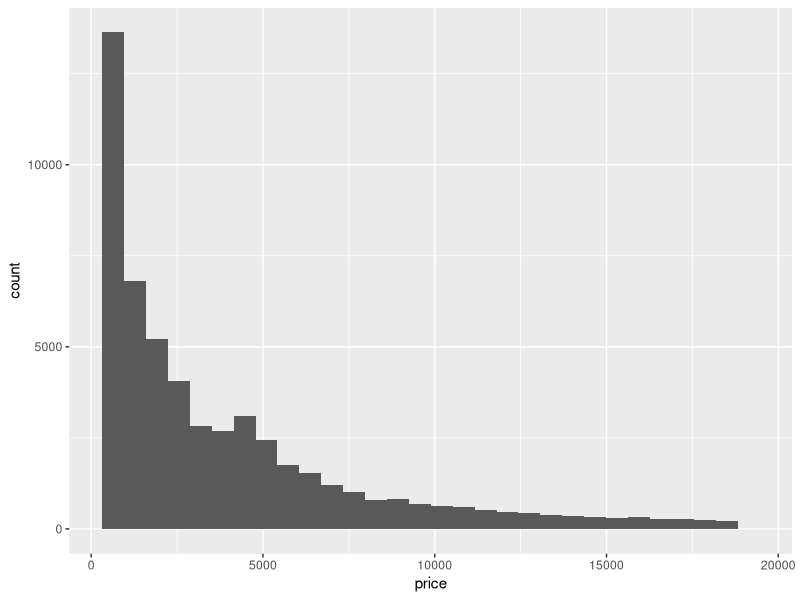
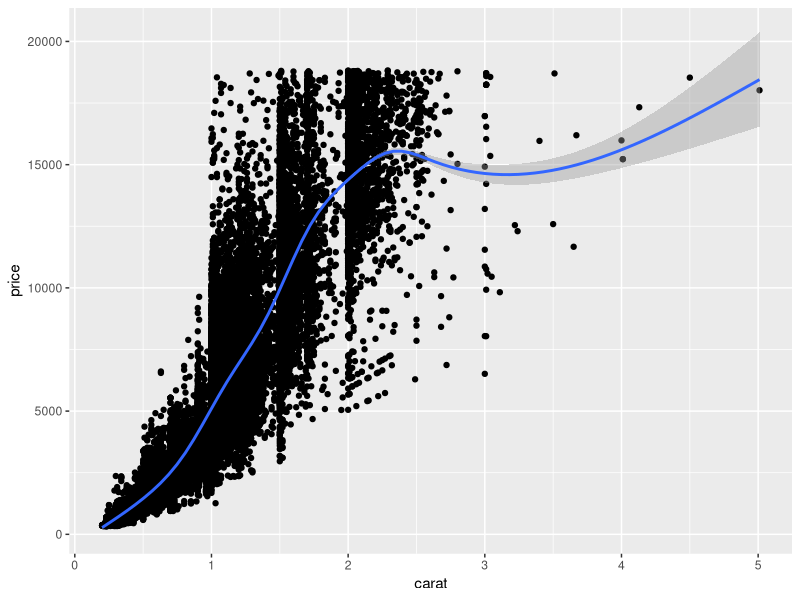
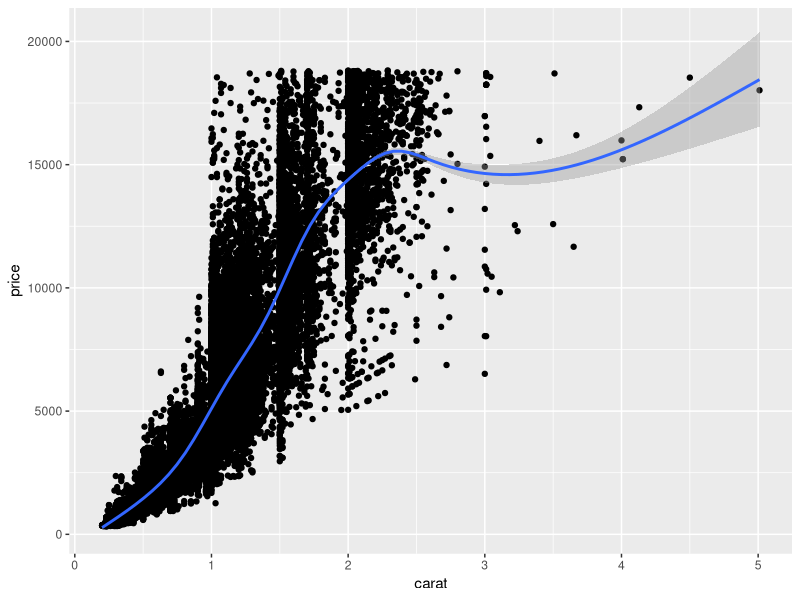
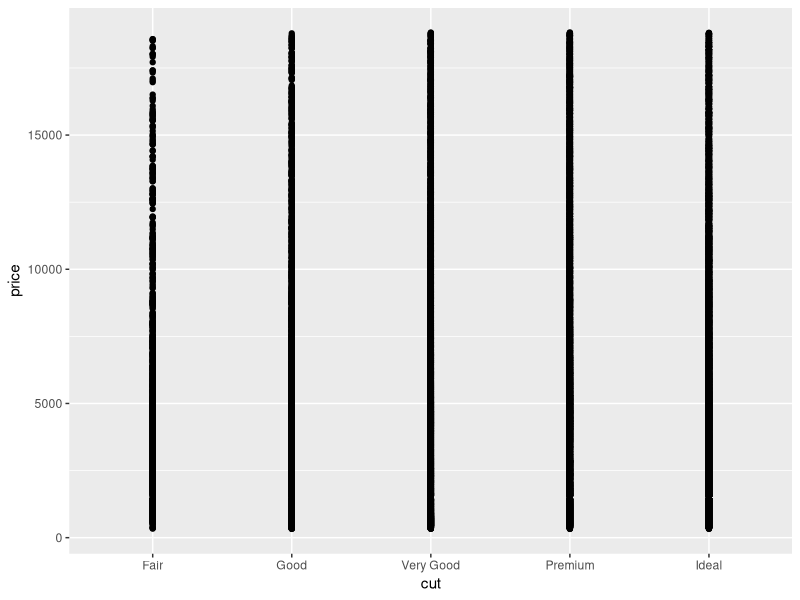
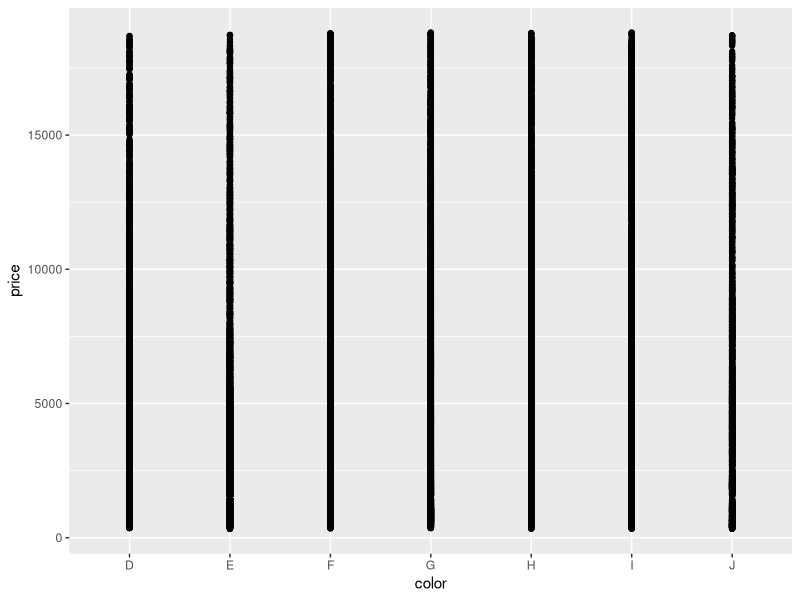
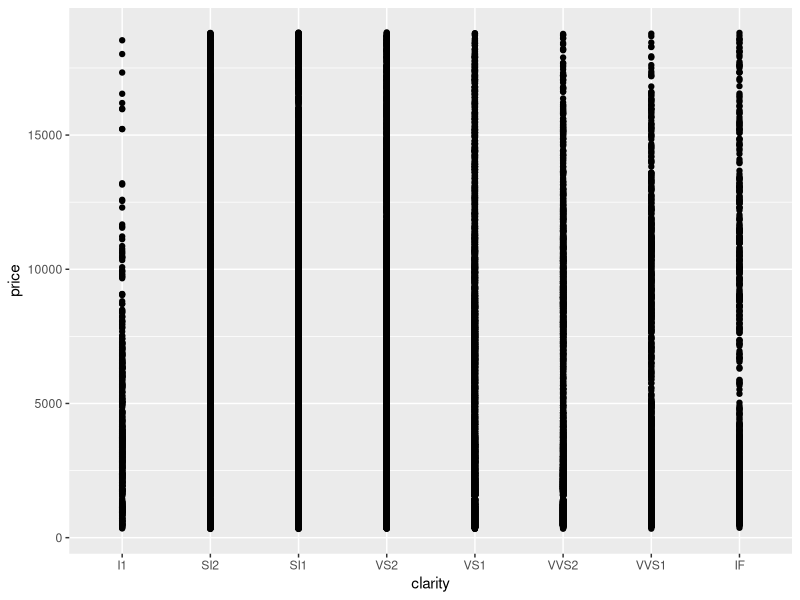
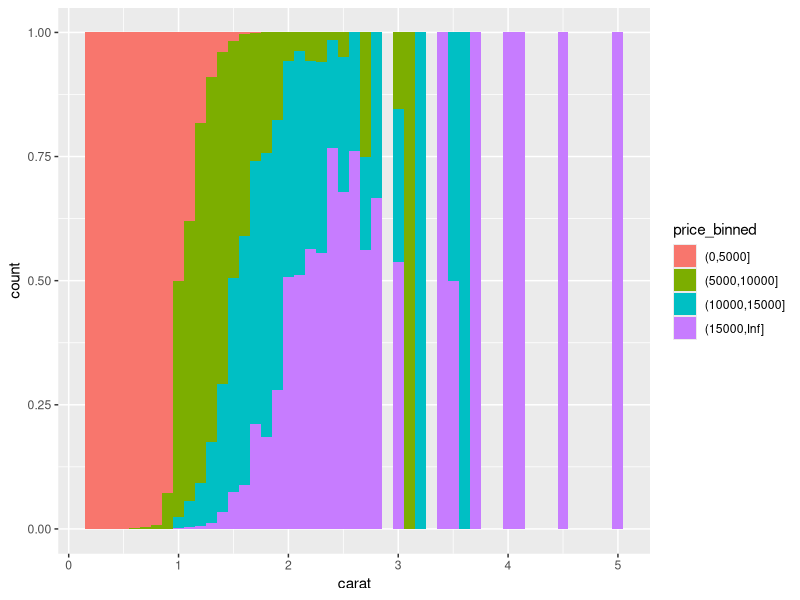
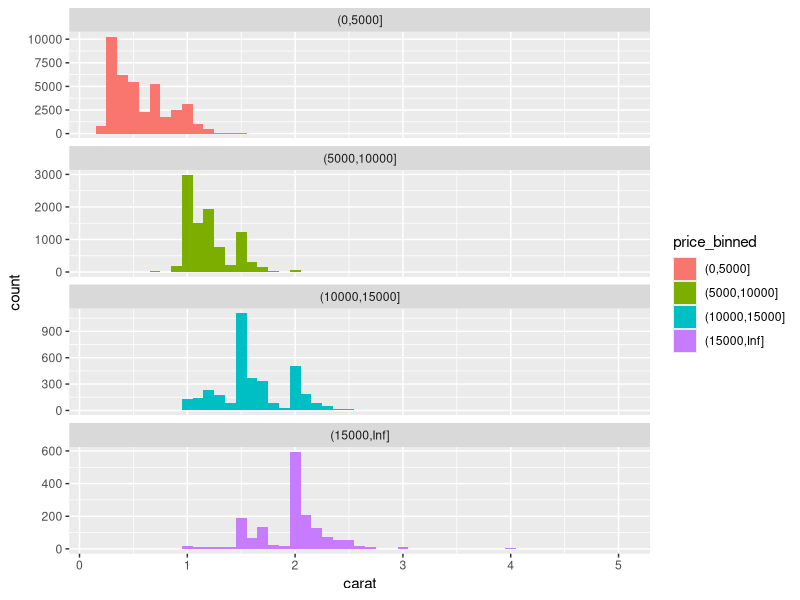

Write the R code that produced these figures, in order.
#' ---
#' title: "R4DS Exercise #3"
#' author: Dominic Sfreddo
#' date: April 10, 2018
#' output: github_document
#' ---

knitr::opts_chunk$set(echo = TRUE)


library(knitr)
library(tidyverse)
?diamonds

#1

summary(diamonds$price)

#Histogram examining price in general

diamonds %>% 
  ggplot(aes(price)) + 
  geom_histogram()

#Plot examining price as it varies with carat

diamonds %>% 
  ggplot(aes(x = carat, y = price)) +
  geom_point() +
  geom_smooth()

#The distribution is skewed right and contains a majority of low price diamonds, which is surprising given all of the different carats of diamonds. It's odd that there are so few high price diamonds.

#2

#Point plots with a trendline to examine distribution and predictive capabilities of the 4 c's.

diamonds %>% 
  ggplot(aes(x = carat, y = price)) +
  geom_point() +
  geom_smooth()

diamonds %>% 
  ggplot(aes(x = cut, y = price)) +
  geom_point() +
  geom_smooth()

diamonds %>% 
  ggplot(aes(x = color, y = price)) +
  geom_point() +
  geom_smooth()

diamonds %>% 
  ggplot(aes(x = clarity, y = price)) +
  geom_point() +
  geom_smooth()

#Carat is the best predictor of price of a diamond.

#3

#initial plot of carat and fill by price bin

diamonds %>% 
  mutate(
    price_binned = cut(price, breaks = c(seq(0, max(price), 5000), Inf), 
                       dig.lab = 10)
  ) %>% 
  ggplot(aes(carat)) +
  geom_histogram(aes(fill = price_binned), position = "fill", binwidth = .1)

#added a facet wrap to first plot to view distribution by carat

diamonds %>% 
  mutate(
    price_binned = cut(price, breaks = c(seq(0, max(price), 5000), Inf), 
                       dig.lab = 10)
  ) %>% 
  ggplot(aes(carat)) +
  geom_histogram(aes(fill = price_binned), binwidth = .1) +
  facet_wrap(~ price_binned, scales = "free_y", ncol = 1)
